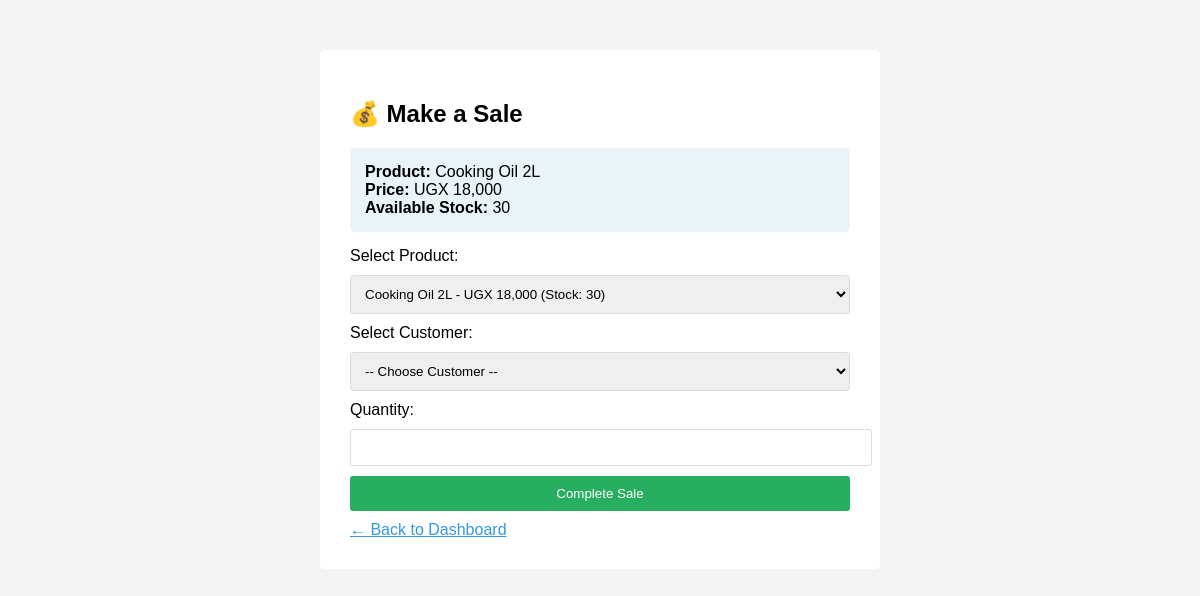
Screenshot of /sell_product.php?id=2 with the database file from the repository.
### tables this page shows
CREATE TABLE products (
    id INT AUTO_INCREMENT PRIMARY KEY,
    name VARCHAR(255) NOT NULL,
    category VARCHAR(100),
    price DECIMAL(10, 2) NOT NULL,
    stock_quantity INT NOT NULL,
    expiry_date DATE,
    created_at TIMESTAMP DEFAULT CURRENT_TIMESTAMP
);

### sell_product.php (the view, shortened to what this page needs)
<?php
include 'db_config.php';
$product = null;
if(isset($_GET['id'])) {
    $product_id = $_GET['id'];
    $result = $conn->query("SELECT * FROM products WHERE id = $product_id");
    $product = $result->fetch_assoc();
}
?>
<!DOCTYPE html>
<html>
<head>
</head>
<body>
    <div class="container">
        <h2>💰 Make a Sale</h2>
        <?php if($product): ?>
            <div class="product-info">
                <strong>Product:</strong> <?php echo $product['name']; ?><br>
                <strong>Price:</strong> UGX <?php echo number_format($product['price']); ?><br>
                <strong>Available Stock:</strong> <?php echo $product['stock_quantity']; ?>
            </div>
        <?php endif; ?>
        <form method="POST">
            <label>Select Product:</label>
            <select name="product_id" required>
                <?php
                $products = $conn->query("SELECT * FROM products WHERE stock_quantity > 0 ORDER BY name");
                while($p = $products->fetch_assoc()) {
                    $selected = ($product && $product['id'] == $p['id']) ? "selected" : "";
                    echo "<option value='{$p['id']}' $selected>{$p['name']} - UGX " . number_format($p['price']) . " (Stock: {$p['stock_quantity']})</option>";
                }
                ?>
            </select>
            <label>Select Customer:</label>
            <select name="customer_id" required>
                <option value="">-- Choose Customer --</option>
            </select>
            <label>Quantity:</label>
            <input type="number" name="quantity" min="1" required>
            <button type="submit" name="sell">Complete Sale</button>
        </form>
        <a href="index.php">← Back to Dashboard</a>
    </div>
</body>
</html>

### sell_product.php (style rules this page uses)
body { font-family: Arial, sans-serif; background: #f4f4f4; }
.container { max-width: 500px; margin: 50px auto; background: white; padding: 30px; border-radius: 5px; }
select, input { width: 100%; padding: 10px; margin: 10px 0; border: 1px solid #ddd; border-radius: 3px; }
button { background: #27ae60; color: white; padding: 10px 20px; border: none; border-radius: 3px; cursor: pointer; width: 100%; }
.product-info { background: #e8f4f8; padding: 15px; border-radius: 5px; margin: 15px 0; }
a { display: inline-block; margin-top: 10px; color: #3498db; }

### rows the page displays
products: name "Cooking Oil 2L", price "18,000", stock_quantity "30"

### other values shown
form field product_id "Cooking Oil 2L - UGX 18,000 (Stock: 30)"
